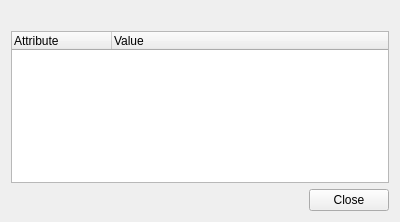
<?xml version="1.0" encoding="UTF-8"?>
<ui version="4.0">
 <class>KeyDialog</class>
 <widget class="QWidget" name="KeyDialog">
  <property name="windowModality">
   <enum>Qt::WindowModal</enum>
  </property>
  <property name="geometry">
   <rect>
    <x>0</x>
    <y>0</y>
    <width>400</width>
    <height>222</height>
   </rect>
  </property>
  <property name="windowTitle">
   <string>Crypt recipient</string>
  </property>
  <layout class="QVBoxLayout" name="KeyDialogLayout">
   <item>
    <widget class="QLabel" name="title"/>
   </item>
   <item>
    <widget class="QTreeWidget" name="view">
     <property name="rootIsDecorated">
      <bool>false</bool>
     </property>
     <column>
      <property name="text">
       <string>Attribute</string>
      </property>
     </column>
     <column>
      <property name="text">
       <string>Value</string>
      </property>
     </column>
    </widget>
   </item>
   <item>
    <widget class="QDialogButtonBox" name="buttonBox">
     <property name="standardButtons">
      <set>QDialogButtonBox::Close</set>
     </property>
    </widget>
   </item>
  </layout>
 </widget>
 <resources/>
 <connections>
  <connection>
   <sender>buttonBox</sender>
   <signal>accepted()</signal>
   <receiver>KeyDialog</receiver>
   <slot>showCertificate()</slot>
   <hints>
    <hint type="sourcelabel">
     <x>199</x>
     <y>171</y>
    </hint>
    <hint type="destinationlabel">
     <x>199</x>
     <y>167</y>
    </hint>
   </hints>
  </connection>
  <connection>
   <sender>buttonBox</sender>
   <signal>rejected()</signal>
   <receiver>KeyDialog</receiver>
   <slot>close()</slot>
   <hints>
    <hint type="sourcelabel">
     <x>199</x>
     <y>171</y>
    </hint>
    <hint type="destinationlabel">
     <x>199</x>
     <y>110</y>
    </hint>
   </hints>
  </connection>
 </connections>
 <slots>
  <slot>showCertificate()</slot>
 </slots>
</ui>
